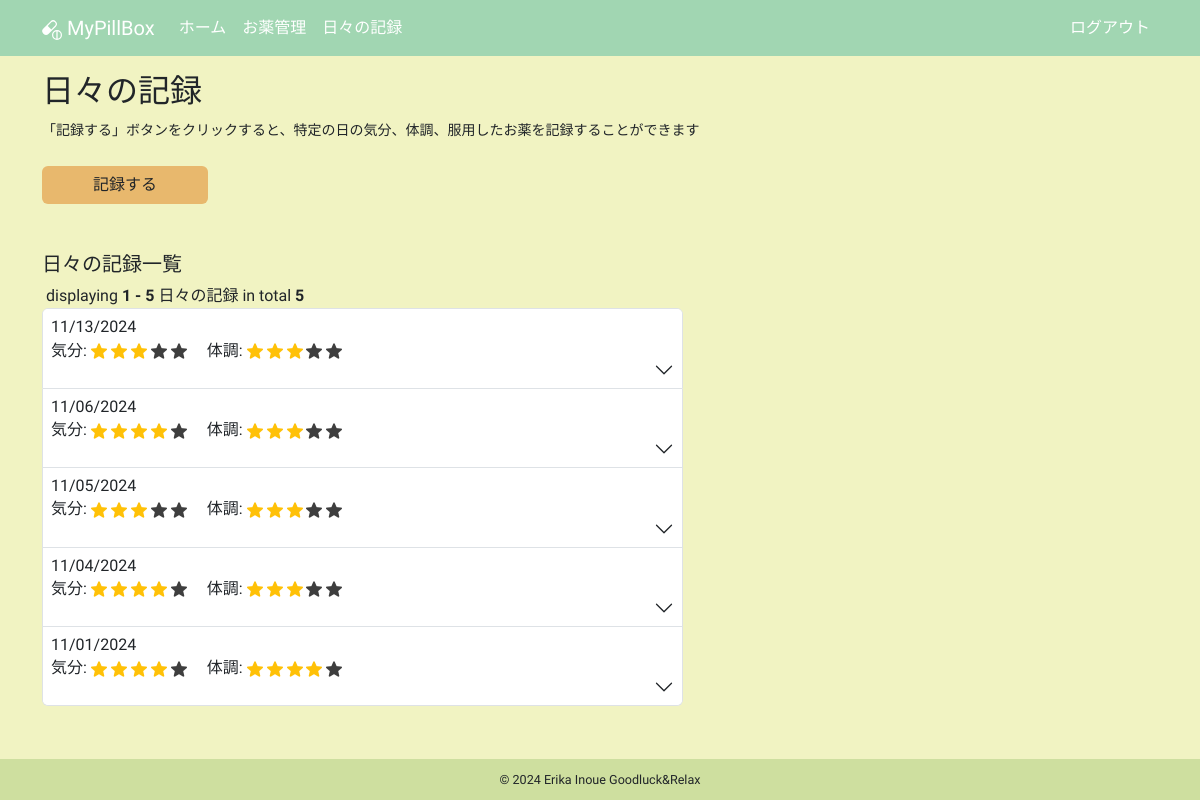
The page /logs/ (signed in) on the database as committed earlier.
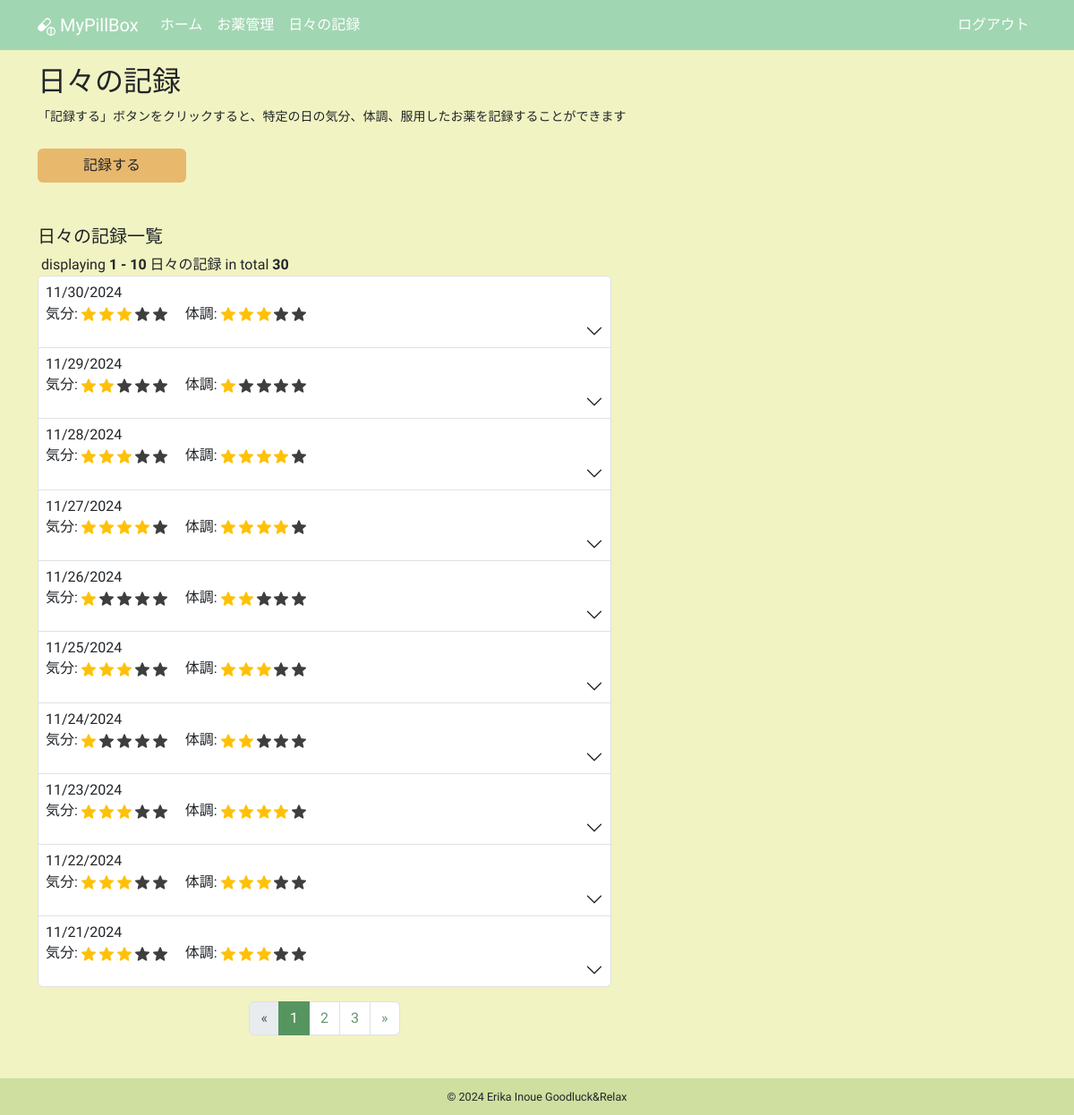
The same page on the database as committed later.
### app/models.py (models this page shows, shortened)
class DailyLog(db.Model):
    __tablename__ = "daily_logs"
    id: so.Mapped[int] = so.mapped_column(primary_key=True)
    date: so.Mapped[datetime.date] = so.mapped_column(sa.Date)
    mood: so.Mapped[int]
    condition: so.Mapped[int]
    user_id: so.Mapped[int] = so.mapped_column(sa.ForeignKey(User.id))
    user: so.Mapped[User] = so.relationship(back_populates="daily_logs")
    daily_log_details: so.Mapped[list["DailyLogDetail"]] = so.relationship(
        cascade="all, delete-orphan", back_populates="daily_log"
    )

### app/logs/routes.py (the view)
@bp.route("/")
@login_required
def list():
    title = _("日々の記録")
    form = EmptyForm()
    page = request.args.get(get_page_parameter(), type=int, default=1)
    per_page = current_app.config["LOGS_PER_PAGE"]
    total_query = sa.select(sa.func.count(DailyLog.id)).where(
        DailyLog.user == current_user
    )
    total_count = db.session.scalar(total_query)
    query = (
        sa.select(DailyLog)
        .where(DailyLog.user == current_user)
        .order_by(DailyLog.date.desc())
        .limit(per_page)
        .offset((page - 1) * per_page)
    )
    daily_logs = db.session.scalars(query).all()
    for log in daily_logs:
        log.all_doses_zero = all(detail.dose == 0.0 for detail in log.daily_log_details)
        for detail in log.daily_log_details:
            detail.localized_taking_unit = format_dose_unit(
                detail.dose, detail.medicine.taking_unit
            )
    pagination = Pagination(
        page=page,
        per_page=per_page,
        total=total_count,
        display_msg=_("<b>{total}</b>件中の<b>{start} - {end}</b>件"),
        record_name=_("日々の記録"),
        css_framework="bootstrap5",
    )
    return render_template(
        "logs/list.html",
        daily_logs=daily_logs,
        form=form,
        pagination=pagination,
        title=title,
    )

### app/__init__.py (called while the page is built)
def get_locale():
    return request.accept_languages.best_match(current_app.config["LANGUAGES"])

### app/helpers.py (called while the page is built)
def format_dose_unit(dose, taking_unit):
    locale = g.locale
    if locale.startswith("en"):
        if dose and dose > 1:
            if taking_unit in ["tablet", "capsule", "packet", "drop"]:
                return f"{taking_unit}s"
            else:
                return taking_unit
        else:
            return taking_unit
    return unit_labels.get(taking_unit, taking_unit)

### app/main/routes.py (called while the page is built)
@bp.before_app_request
def before_request():
    g.locale = str(get_locale())

### app/models.py (called while the page is built)
@login.user_loader
def load_user(id):
    return db.session.get(User, int(id))

### app/templates/logs/list.html (shortened to what this page needs)
{% extends "base.html" %}
{% block content %}
  <div class="mb-4">
    <h2 class="mb-2">{{ _("日々の記録") }}</h2>
    <p>
      <small>{{ _("「記録する」ボタンをクリックすると、特定の日の気分、体調、服用したお薬を記録することができます") }}</small>
    </p>
  </div>
  <div class="row">
    <div class="col-5 col-lg-2 mb-5">
      <a href="{{ url_for('logs.create') }}" class="btn btn-custom w-100">{{ _("記録する") }}</a>
    </div>
  </div>
  <div class="row">
    <div class="col-12 col-lg-7 mb-3">
      <h5 class="mb-2">{{ _("日々の記録一覧") }}</h5>
      {% if not daily_logs %}
        <small class="text-secondary">{{ _("記録はまだありません") }}</small>
      {% else %}
        {{ pagination.info }}
        <div class="accordion mb-3" id="accordionDailyLog">
          {% for daily_log in daily_logs %}
            <div class="accordion-item">
              <h2 class="accordion-header">
                <button class="accordion-button collapsed d-flex flex-column align-items-start p-2"
                        type="button"
                        data-bs-toggle="collapse"
                        data-bs-target="#collapse{{ loop.index }}"
                        aria-expanded="false"
                        aria-controls="collapse{{ loop.index }}">
                  <span class="pb-1">{{ moment(daily_log.date).format("L") }}</span>
                  <span>{{ _("気分") }}:
                    {% for i in range(0, daily_log.mood) %}
                      <img src="{{ url_for('static', filename='images/star_on.png') }}"
                           class="star-display rating-checked"
                           alt="star">
                    {% endfor %}
                    {% if daily_log.mood < 5 %}
                      {% for i in range(daily_log.mood, 5) %}
                        <img src="{{ url_for('static', filename='images/star_on.png') }}"
                             class="star-display"
                             alt="star">
                      {% endfor %}
                    {% endif %}
                    　{{ _("体調") }}:
                    {% for i in range(0, daily_log.condition) %}
                      <img src="{{ url_for('static', filename='images/star_on.png') }}"
                           class="star-display rating-checked"
                           alt="star">
                    {% endfor %}
                    {% if daily_log.condition < 5 %}
                      {% for i in range(daily_log.condition, 5) %}
                        <img src="{{ url_for('static', filename='images/star_on.png') }}"
                             class="star-display"
                             alt="star">
                      {% endfor %}
                    {% endif %}
                  </span>
                </button>
              </h2>
            </div>
          {% endfor %}
        </div>
        <div class="d-flex justify-content-center mb-3">{{ pagination.links }}</div>
      {% endif %}
    </div>
  </div>
{% endblock content %}

Rows that differ between the two databases and show on the page:
no longer on this page (row unchanged): DailyLog: date "11/13/2024", mood 3 (drawn), condition 3 (drawn)
no longer on this page (row unchanged): DailyLog: date "11/06/2024", mood 4 (drawn), condition 3 (drawn)
no longer on this page (row unchanged): DailyLog: date "11/05/2024", mood 3 (drawn), condition 3 (drawn)
removed DailyLog: date "11/04/2024", mood 4 (drawn), condition 3 (drawn)
removed DailyLog: date "11/01/2024", mood 4 (drawn), condition 4 (drawn)
added DailyLog: date "11/30/2024", mood 3 (drawn), condition 3 (drawn)
added DailyLog: date "11/29/2024", mood 2 (drawn), condition 1 (drawn)
added DailyLog: date "11/28/2024", mood 3 (drawn), condition 4 (drawn)
added DailyLog: date "11/27/2024", mood 4 (drawn), condition 4 (drawn)
added DailyLog: date "11/26/2024", mood 1 (drawn), condition 2 (drawn)
added DailyLog: date "11/25/2024", mood 3 (drawn), condition 3 (drawn)
added DailyLog: date "11/24/2024", mood 1 (drawn), condition 2 (drawn)
added DailyLog: date "11/23/2024", mood 3 (drawn), condition 4 (drawn)
added DailyLog: date "11/22/2024", mood 3 (drawn), condition 3 (drawn)
added DailyLog: date "11/21/2024", mood 3 (drawn), condition 3 (drawn)
Other text that changed with them:
{{ pagination.info }}: "displaying 1 - 5 日々の記録 in total 5" → "displaying 1 - 10 日々の記録 in total 30"
{{ pagination.links }}: (not shown) → "« 1 2 3 »"
